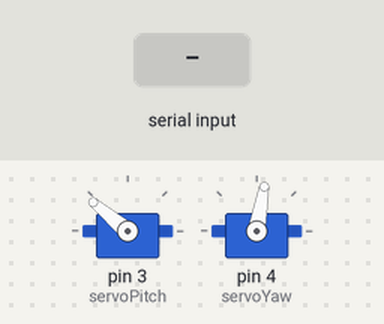
A sketch run on a simulated Arduino Uno, built with avr-gcc and run on an emulated ATmega328P. On the bench: 2 × servo. The inputs (shaded band) are chosen by the test bench.

Above: at 1.2 s.
1.3 s: "y,45\n" received over Serial
At 2.8 s:
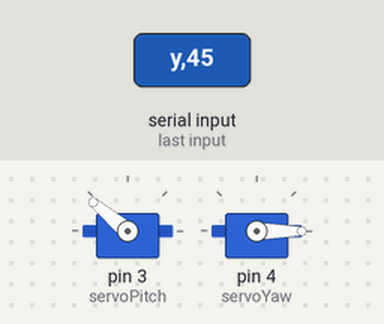
3.8 s: "p90\n" received over Serial
At 5.9 s:
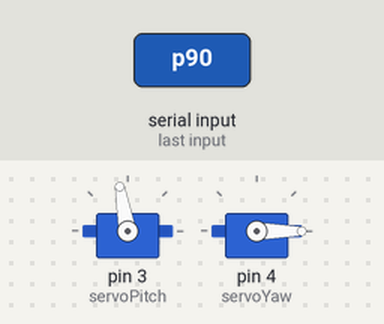
6.3 s: "y90\n" received over Serial
At 7.7 s:
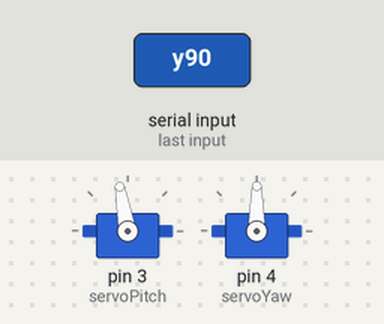
8.7 s: "y" received over Serial
At 10.7 s:
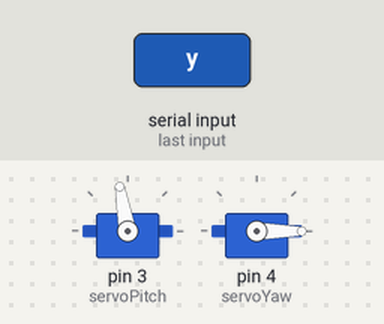
Timing chart, 0 to 12.1 s (numbered marks = the images above; inputs shaded):
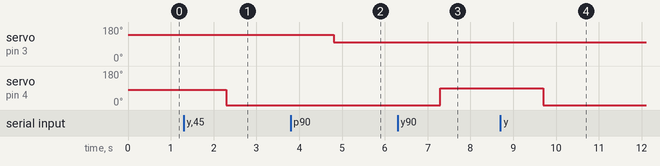

The sketch:

arduino_jane_eye.ino
```cpp
/*
 Controlling a servo position using a potentiometer (variable resistor)
 by Michal Rinott <http://people.interaction-ivrea.it/m.rinott>

 modified on 8 Nov 2013
 by Scott Fitzgerald
 http://www.arduino.cc/en/Tutorial/Knob
*/

#include <Servo.h>

Servo servoPitch;  // create servo object to control a servo
Servo servoYaw;  // create servo object to control a servo

int MAX_PITCH = 180;
int MIN_PITCH = 100;
int MAX_YAW = 150;
int MIN_YAW = 0;

void setup() {
  servoPitch.attach(3);  // attaches the servo on pin 9 to the servo object
  servoYaw.attach(4);  // attaches the servo on pin 9 to the servo object
  servoPitch.write(140);
  servoYaw.write(80);
  Serial.begin(115200);
}

void loop() {
  if(Serial.available()){
    char servo = Serial.read();
    String valStr = Serial.readString();
    int val = atoi(valStr.c_str());
    if(servo == 'y'){
      val = val>MAX_YAW? MAX_YAW:val;
      val = val<MIN_YAW? MIN_YAW:val;
      servoYaw.write(val);
    }else if(servo == 'p'){
      val = val>MAX_PITCH? MAX_PITCH:val;
      val = val<MIN_PITCH? MIN_PITCH:val;
      servoPitch.write(val);
    }
  }
}
```

Measured:
- after the input at 1.3 s, servo on pin 4 (servoYaw): 80° → 0° after 1.0 s
- after the input at 3.8 s, servo on pin 3 (servoPitch): 140° → 100° after 1.0 s
- after the input at 6.3 s, servo on pin 4 (servoYaw): 0° → 90° after 1.0 s
- after the input at 8.7 s, servo on pin 4 (servoYaw): 90° → 0° after 1.0 s
